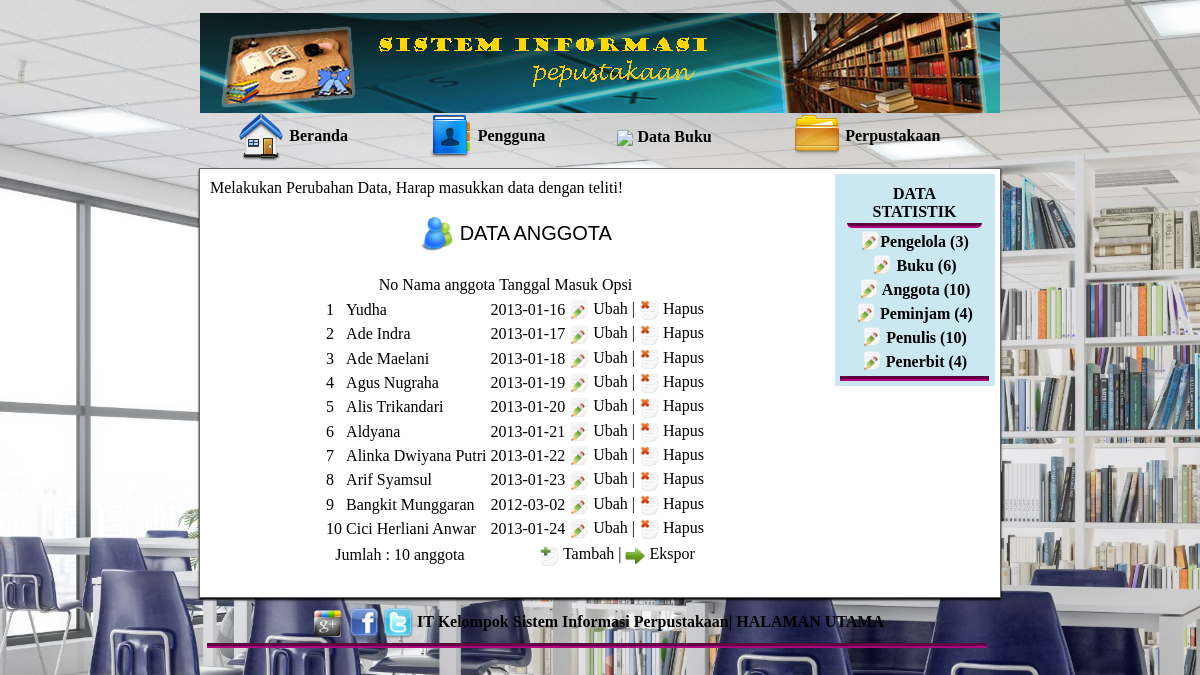
The app's page /?halaman=anggota (signed in) with its own data.
### tables this page shows
CREATE TABLE `anggota` (
  `kode_anggota` int(11) NOT NULL,
  `nama_anggota` varchar(35) NOT NULL,
  `tgl_masuk` date NOT NULL,
  `alamat` text NOT NULL,
  `telepon` varchar(15) NOT NULL,
  `keterangan` text NOT NULL
);

### anggota_modul.php (the view, shortened to what this page needs)
<?php
include 'anggota_skrip.php';
?>
<?php
if (empty($_GET['aksi'])){
  $no=1;
  $lihat=$mysqli->query("SELECT * FROM anggota ORDER BY kode_anggota");
  $jml_data = $lihat->num_rows;
?>
  <h3 align="center">
  <img class="gambar_menu" src="ikon/anggota.png" align="absmiddle" />
  DATA ANGGOTA</h3>
  <table border="0" class="judul" align="center">
   <tr class="judul" align="center">
    <td class="nomor">No</td>
    <td class="data">Nama anggota</td>
    <td class="data">Tanggal Masuk</td>
    <td class="data">Opsi</td>
    <td width="15">&nbsp;</td>
   </tr>
  </table>
  <div class="data">
  <table border="0" class="data" align="center">
  <?php while ($l = $lihat->fetch_array()){ ?>
   <tr class="data">
    <td class="nomor"><?php echo $no; ?></td>
    <td class="data"><?php echo $l['nama_anggota']; ?></td>
    <td class="data"><?php echo $l['tgl_masuk']; ?></td>
    <td class="data" align="center">
    <img src="ikon/ubah.png" width="20" height="20" align="absmiddle" />
	<a href="?halaman=anggota&opsi=ubah&id=<?php echo $l['kode_anggota']; ?>">Ubah</a> |
	<img src="ikon/hapus.png" width="20" height="20" align="absmiddle" />
	<a href="?halaman=anggota&skrip=hapus&id=<?php echo $l['kode_anggota'];?>" onClick="return hapus();">Hapus</a>
	</td>
   </tr>
   <?php $no++; } ?>
  </table>
  </div>
  <table border="0" class="status" align="center">
   <tr>
    <td width="200">Jumlah : <?php echo $jml_data; ?> anggota</td>
    <td align="center" class="data">
    <a href="?halaman=anggota&opsi=tambah">
    <img src="ikon/tambah.png" width="20" height="20" align="absmiddle" />
	Tambah</a> |
	<a href="?halaman=anggota&opsi=ekspor">
	<img src="ikon/ekspor.png" width="20" height="20" align="absmiddle" />
	Ekspor</a>
    </td>
   </tr>
  </table>
  <br>
<?php } ?>

### index.php (shortened to what this page needs)
<?php
if (!empty($_SESSION['username']) and !empty($_SESSION['password']))
{
?>
<head>
<link href="desain.css" rel="stylesheet" type="text/css">
<title>SISTEM MANAJEMEN PERPUSTAKAAN</title></head>
<body>
<div id="atas">
    <div id="header"></div>
  <div id="basemenu"><?php include"menu.php"; ?></div>
</div>
   <div id="bawah">
    <div id="kiri" onClick="sembunyi('pengguna');sembunyi('data');sembunyi('perpustakaan')"><?php include'halaman.php'; ?></div>
    <div id="kanan"><?php include'statistik.php';?></div>
    <div id="footer"><?php include'footer.php'; ?></div>
   </div>
</body>
<?php
} else {
echo"<link href=desain.css type=text/css rel=stylesheet>";
include'akses_modul.php';
}
?>

### menu.php (shortened to what this page needs)
<table cellpadding="0" cellspacing="0" style="width:800px;">
	<th>
    <img src="ikon/home.png" width="48" height="48" align="absmiddle"> <a href="./?halaman=deafult">Beranda</a></th>
    <th class="menu">
    <img src="ikon/pengguna.png" width="48" height="48" align="absmiddle">
    <a href="#" onclick="tampil('pengguna'); this.focus();" >Pengguna</a></th>
    <th class="menu">
    <img src="ikon/data.png" align="absmiddle">
    <a href="#" onClick="tampil('data'); this.focus();">Data Buku</a></th>
    <th class="menu">
    <img src="ikon/perpustakaan.png" align="absmiddle">
    <a href="#" onClick="tampil('perpustakaan'); this.focus();">Perpustakaan</a>
    </th>
    <th class="menu" width="10"></th>
</table>

### halaman.php (shortened to what this page needs)
<?php
$halaman=(isset($_GET['halaman']))?$_GET['halaman']:"default";
switch($halaman){
	case'anggota':include"anggota_modul.php";break;
	}
?>

### anggota_skrip.php
<?php
include'koneksi.php';
if (!empty($_POST['nama_anggota']) and
	!empty($_POST['alamat']) and
	!empty($_POST['telepon']) and
	!empty($_POST['tgl_masuk']) or
	!empty($_GET['id']))
{
if ($_GET['skrip']=='tambah') {
$mysqli->query("INSERT INTO anggota(nama_anggota,alamat,telepon,tgl_masuk,keterangan)
			 VALUES ('$_POST[nama_anggota]','$_POST[alamat]','$_POST[telepon]','$_POST[tgl_masuk]','$_POST[keterangan]')");
echo"<div class=tambah>Satu anggota Baru Telah Ditambahkan!</div>";
}
if ($_GET['skrip']=='ubah') {
$mysqli->query("UPDATE anggota SET nama_anggota='$_POST[nama_anggota]',alamat='$_POST[alamat]',telepon='$_POST[telepon]',tgl_masuk='$_POST[tgl_masuk]',keterangan='$_POST[keterangan]'
			 WHERE kode_anggota='$_POST[id]'");
echo"<div class=ubah>Perubahan Telah Disimpan!</div>";
}
if ($_GET['skrip']=='hapus') {
$mysqli->query("DELETE FROM anggota WHERE kode_anggota='$_GET[id]'");
echo"<div class=hapus>Satu anggota Baru Telah Dikeluarkan!</div>";
}
} else {
echo"<div class=pesan>Melakukan Perubahan Data, ";
echo"Harap masukkan data dengan teliti!</div>";
}
?>

### statistik.php
<?php
include'koneksi.php';
$_1=$mysqli->query("SELECT * FROM pengelola");
$_2=$mysqli->query("SELECT * FROM buku");
$_3=$mysqli->query("SELECT * FROM anggota");
$_4=$mysqli->query("SELECT * FROM peminjaman");
$_5=$mysqli->query("SELECT * FROM penulis");
$_6=$mysqli->query("SELECT * FROM penerbit");
$a1=$_1->num_rows;
$a2=$_2->num_rows;
$a3=$_3->num_rows;
$a4=$_4->num_rows;
$a5=$_5->num_rows;
$a6=$_6->num_rows;
?>
<table align="center" class="judul_menu">
<tr><td class="judul_menu" style="width:125px; border-radius:5px;">DATA STATISTIK</td></tr>
<tr><td><img src="ikon/ubah.png" width="20" height="20" align="absbottom" /><a href="#" onclick="alert('Terdapat <?php echo"$a1"; ?> Orang Pengelola');">Pengelola (<?php echo"$a1"; ?>)</a></td>
</tr>
<tr><td><img src="ikon/ubah.png" width="20" height="20" align="absbottom" /> <a href="#" onclick="alert('Terdapat <?php echo"$a2"; ?> Buku Tersedia Dalam Perpustakaan');">Buku (<?php echo"$a2"; ?>)</a></td>
</tr>
<tr>
  <td><img src="ikon/ubah.png" width="20" height="20" align="absbottom" /> <a href="#" onclick="alert('Sebanyak <?php echo"$a3"; ?> Orang Anggota Terdaftar');"> Anggota (<?php echo"$a3"; ?>)</a></td>
</tr>
<tr>
  <td><img src="ikon/ubah.png" alt="" width="20" height="20" align="absbottom" /> <a href="#" onclick="alert('Terdapat <?php echo"$a4"; ?> Orang Yang Sedang Meminjam Buku');"> Peminjam (<?php echo"$a4"; ?>)</a></td>
</tr>
<tr>
  <td><img src="ikon/ubah.png" alt="" width="20" height="20" align="absbottom" /><a href="#" onclick="alert('Terdapat <?php echo"$a5"; ?> Penulis Terdaftar');"> Penulis (<?php echo"$a5"; ?>)</a></td>
</tr>
<tr>
  <td><img src="ikon/ubah.png" alt="" width="20" height="20" align="absbottom" /><a href="#" onclick="alert('Terdapat <?php echo"$a6"; ?> Penerbit Terdaftar');"> Penerbit (<?php echo"$a6"; ?>)</a></td>
</tr>
</table>

### footer.php
<table width="790">
<tr>
  <td class="judul_menu" width="770">
<a href="http://www.plus.google.com"><img src="ikon/google_plus.png"
	 width="35"
     height="35"
	 align="absmiddle"></a>
<a href="http://www.facebook.com"><img src="ikon/facebook.png"
	 width="30"
     height="30"
	 align="absmiddle"></a>
<a href="http://www.twitter.com"><img src="ikon/twitter.png"
	 width="30"
     height="30"
	 align="absmiddle"></a>
  IT Kelompok Sistem Informasi Perpustakaan| <a href="?halaman=default">HALAMAN UTAMA</a>
 </tr></table>

### desain.css (style rules this page uses)
.judul_menu { text-align: center; font-family: Calibri; font-weight: bold; padding: 2px 5px; color: #000000; border-bottom: thick groove #b1037d; float: left; }
a { color: #000000; text-decoration: none; }
.gambar_menu { width: 36px; height: 36px; }
#atas { width: 800px; height: 140px; padding: 5px 0px; margin-left: auto; margin-right: auto; font-family: calibri; font-size: 16px; font-weight: bold; margin-bottom: 10px; }
#atas #header { height: 100px; width: 100%; background-image: url(desain/header%20.png); }
#bawah { width: 800px; height: auto; margin-right: auto; margin-left: auto; border: solid thin #666666; box-shadow: 0px 2px 2px #000000; background-color: #ffffff; }
#bawah #kanan { padding: 5px; margin: 5px; float: left; width: 150px; border-radius: 0px; background: none repeat scroll 0% 0% rgb(202, 232, 240); }
#bawah #kiri { padding: 5px; margin: 5px; float: left; width: 610px; font-family: Calibri; }
#bawah #footer { padding: 5px; float: left; width: 790px; border-radius: 5px; text-align: left; }
h3 { font: 20px Arial, Helvetica, sans-serif; color: #000000; }

### records on screen
anggota: nama_anggota "Yudha", tgl_masuk "2013-01-16"
anggota: nama_anggota "Ade Indra", tgl_masuk "2013-01-17"
anggota: nama_anggota "Ade Maelani", tgl_masuk "2013-01-18"
anggota: nama_anggota "Agus Nugraha", tgl_masuk "2013-01-19"
anggota: nama_anggota "Alis Trikandari", tgl_masuk "2013-01-20"
anggota: nama_anggota "Aldyana", tgl_masuk "2013-01-21"
anggota: nama_anggota "Alinka Dwiyana Putri", tgl_masuk "2013-01-22"
anggota: nama_anggota "Arif Syamsul", tgl_masuk "2013-01-23"
anggota: nama_anggota "Bangkit Munggaran", tgl_masuk "2012-03-02"
anggota: nama_anggota "Cici Herliani Anwar", tgl_masuk "2013-01-24"

### other values on screen
$jml_data "10"
$a1 "3"
$a2 "6"
$a3 "10"
$a4 "4"
$a5 "10"
$a6 "4"
